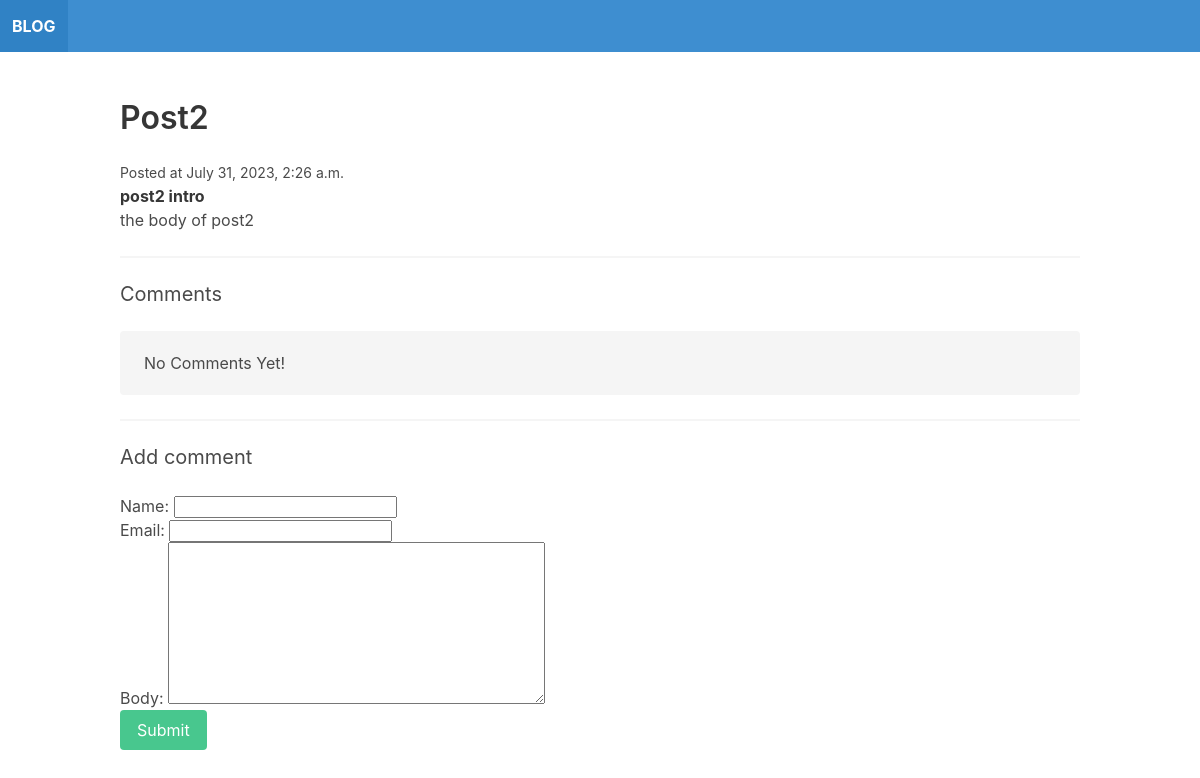
The app's page /post2/ with its own data.
### blog/models.py (models this page shows)
class Post(models.Model):
    title = models.CharField(max_length=255)
    slug = models.SlugField()
    intro = models.TextField()
    body = models.TextField()
    date_added = models.DateTimeField(auto_now_add=True)
    class Meta:
        ordering = ['-date_added']

### blog/views.py (the view)
# urls.py: path('<slug:slug>/', post_detail, name='post_detail'),
def post_detail(request, slug):
    post = Post.objects.get(slug=slug)
    if request.method == 'POST':
        form = CommentForm(request.POST)
        if form.is_valid():
            comment = form.save(commit=False)
            comment.post = post
            comment.save()
            return redirect('post_detail', slug=post.slug)
    else:
        form = CommentForm()
    return render(request, 'blog/post_detail.html', {'post': post, 'form': form})

### blog/forms.py
class CommentForm(forms.ModelForm):
    class Meta:
        model = Comment
        fields = ['name','email','body']

### blog/templates/blog/post_detail.html (shortened to what this page needs)
{% extends 'blog/base.html' %}
{% block content %}
    <h1 class="title">{{ post.title }}</h1>
    <small>Posted at {{ post.date_added }}</small>
    <p><strong>{{ post.intro }}</strong></p>
    <p>{{ post.body }}</p>
    <hr>
    <h2 class="subtitle">Comments</h2>
    {% for comment in post.comments.all %}
        <article class="media">
            <div class="media-content">
                <div class="content">
                    <p>
                        <strong>{{ comment.name }}</strong> <small>{{ comment.date_added }}</small>
                        <br>
                        {{ comment.body }}
                    </p>
                </div>
            </div>
        </article>
    {% empty %}
        <div class="notification">
            <p>No Comments Yet!</p>
        </div>
    {% endfor %}
    <hr>
    <h2 class="subtitle">Add comment</h2>
    <form method="post" action=".">
        {{ form.as_p }}
        <div class="field">
            <div class="control">
                <button class="button is-success">Submit</button>
            </div>
        </div>
    </form>
{% endblock %}

### records on screen
Post: title "Post2", date_added "July 31, 2023, 2:26 a.m.", intro "post2 intro", body "the body of post2"
